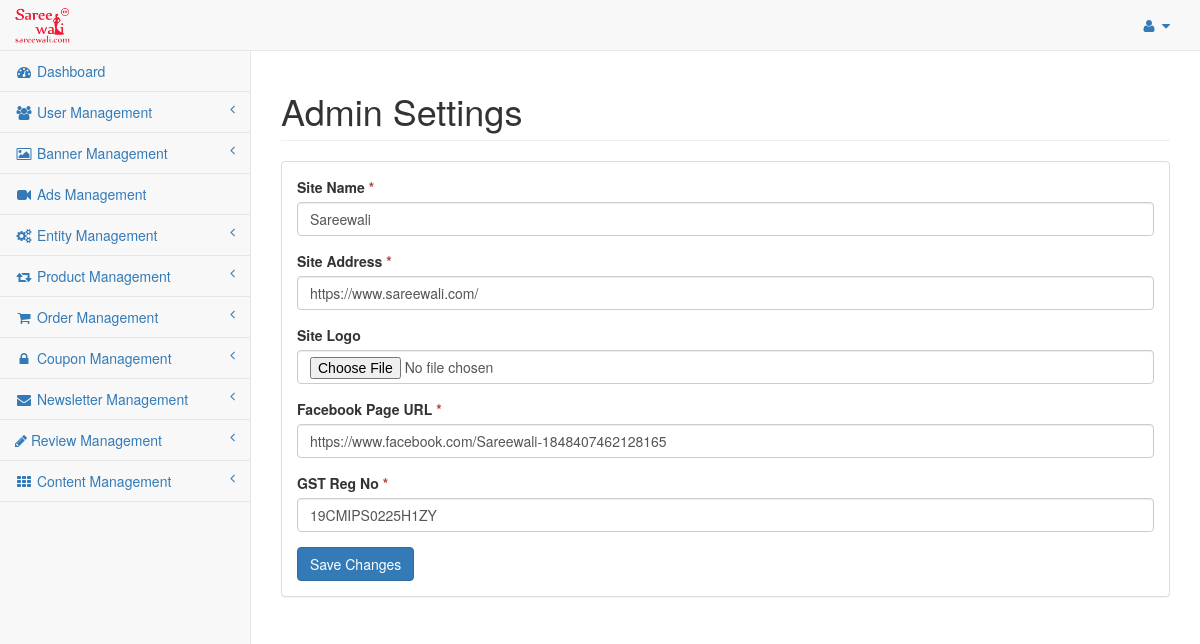
The app's page /index.php/admin/user/settings with its own data.
### tables this page shows
CREATE TABLE `saree_settings` (
  `settings_id` int(11) NOT NULL,
  `sitename` varchar(255) NOT NULL,
  `siteaddress` varchar(255) NOT NULL,
  `logoname` varchar(255) NOT NULL,
  `logopathname` varchar(255) NOT NULL,
  `facebook_page_url` varchar(255) NOT NULL,
  `gst_no` varchar(255) NOT NULL,
  `date_added` int(11) NOT NULL
);

### application/models/Defaultdata.php (called while the page is built, shortened)
<?php
class Defaultdata extends CI_Model {
	private $mydata = array();
	public function getBackendDefaultData()
	{
		$this->mydata["tot_segments"] = $this->getUrlSegments();
		$this->mydata['general_settings'] = $this->grabSettingData();
		$this->mydata['admin_profile'] = $this->grabProfileData();
		$this->mydata["sidebar"] = $this->load->view('admin/partials/sidebar', null, true);
		$this->data = $this->mydata;
		$this->headerdata = $this->mydata;
		$this->data["header"] = $this->load->view('admin/partials/header', $this->headerdata, true);
		$this->data["head"] = $this->load->view('admin/partials/head', $this->headerdata, true);
		$this->data["footer"] = $this->load->view('admin/partials/footer', null, true);
		return $this->data;
	}
	public function getUrlSegments()
	{
		$all_segment=$this->uri->segment_array();
		return $all_segment;
	}
	public function grabSettingData(){
		$query = $this->db->get(TABLE_SETTINGS);
		return $query->row();
	}
	public function grabProfileData(){
		$query = $this->db->get(TABLE_ADMIN);
		return $query->row();
	}
}
?>

### application/controllers/admin/User.php (called while the page is built, shortened)
<?php
	class User extends CI_Controller {
		public $data = array();
		public function __construct(){
			$this->load->model('userdata');
			$this->load->model('adsdata');
			$this->data = $this->defaultdata->getBackendDefaultData();
		}
		public function settings(){
			if($this->session->userdata('has_error')){
				$this->data['settings_data'] = (object)$this->session->userdata;
			}else{
				$this->data['settings_data'] = $this->defaultdata->grabSettingData();
			}
			$this->load->view('admin/settings', $this->data);
		}
	}
?>

### index.php (called while the page is built, shortened)
<?php
require_once BASEPATH.'core/CodeIgniter.php';

### application/views/admin/settings.php (the view, shortened to what this page needs)
<?php echo $head; ?>
<div id="wrapper">
	<?php echo $header; ?>
	<div id="page-wrapper" style="min-height: 325px;">
		<div class="row">
			<div class="col-lg-12">
				<h1 class="page-header">Admin Settings</h1>
			</div>
		</div>
		<div class="row">
			<div class="col-lg-12">
				<div class="panel panel-default">
					<div class="panel-body">
						<div class="row">
							<div class="col-lg-12">
								<form action="<?php echo base_url('admin/user/process_settings');?>" method="POST" role="form" enctype="multipart/form-data">
									<div class="form-group">
										<label class="control-label">Site Name <span style="color:#a94442;">*</span></label>
										<input class="form-control" type="text" name="sitename" placeholder="Enter Sitename" value="<?php if(isset($settings_data->sitename)){echo $settings_data->sitename;}?>">
									</div>
									<div class="form-group">
										<label class="control-label">Site Address <span style="color:#a94442;">*</span></label>
										<input class="form-control" type="text" name="siteaddress" placeholder="Enter Site Address" value="<?php if(isset($settings_data->siteaddress)){echo $settings_data->siteaddress;}?>">
									</div>
									<div class="form-group">
										<label class="control-label">Site Logo</label>
										<input class="form-control" type="file" name="logo">
									</div>
									<div class="form-group">
										<label class="control-label">Facebook Page URL <span style="color:#a94442;">*</span></label>
										<input class="form-control" type="text" name="facebook_page_url" placeholder="Enter Site Address" value="<?php if(isset($settings_data->facebook_page_url)){echo $settings_data->facebook_page_url;}?>">
									</div>
									<div class="form-group">
										<label class="control-label">GST Reg No <span style="color:#a94442;">*</span></label>
										<input class="form-control" type="text" name="gst_no" placeholder="Enter GST Reg No" value="<?php if(isset($settings_data->gst_no)){echo $settings_data->gst_no;}?>">
									</div>
									<button type="submit" class="btn btn-primary">Save Changes</button>
								</form>
							</div>
						</div>
					</div>
				</div>
			</div>
		</div>
	</div>
</div>
<?php echo $footer; ?>

### application/views/admin/partials/header.php (shortened to what this page needs)
<nav class="navbar navbar-default navbar-static-top" role="navigation" style="margin-bottom: 0">
	<div class="navbar-header">
		<a class="navbar-brand" href="<?php echo base_url('admin/dashboard');?>">
			<?php
				if(isset($general_settings->logoname) && file_exists(UPLOAD_RELATIVE_LOGO_PATH.$general_settings->logoname)){
			?>
				<img src="<?php echo UPLOAD_LOGO_PATH.$general_settings->logoname.'?v='.time();?>" width="230" height="50">
			<?php
				}
			?>
		</a>
	</div>
	<ul class="nav navbar-top-links navbar-right">
		<li class="dropdown">
			<a class="dropdown-toggle" data-toggle="dropdown" href="#">
				<i class="fa fa-user fa-fw"></i> <i class="fa fa-caret-down"></i>
			</a>
		</li>
	</ul>
	<?php echo $sidebar; ?>
</nav>

### assets/styles/sb-admin-2.css (style rules this page uses)
body { background-color: #f8f8f8; }
#wrapper { width: 100%; }
#page-wrapper { padding: 0 15px; min-height: 568px; background-color: white; }
@media (min-width: 768px) { #page-wrapper { position: inherit; margin: 0 0 0 250px; padding: 0 30px; border-left: 1px solid #e7e7e7; } }
.navbar-top-links { margin-right: 0; }
.navbar-top-links li { display: inline-block; }
.navbar-top-links li:last-child { margin-right: 15px; }
.navbar-top-links li a { padding: 15px; min-height: 50px; }
.navbar-default .navbar-brand { padding: 5px 15px; }
.navbar-brand img { max-height:40px; width:auto; }

### records on screen
saree_settings: logoname (picture), sitename "Sareewali", siteaddress "https://www.sareewali.com/", facebook_page_url "https://www.facebook.com/Sareewali-1848407462128165", gst_no "19CMIPS0225H1ZY"
